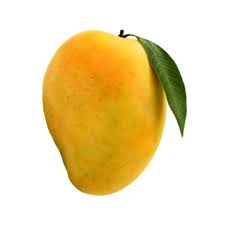
#> input picture classification/picture/pictures/mango/mango1.png, 225 x 225 px, found by its file name
$ python fullclassifier.py
#> lines starting #> are read from the running program, lines starting #| are printed output that depends on the picture; long printed decimals are rounded; pictures that were not available may be replaced by others from this repository, and a replacement may not be noted
from PIL import Image
import numpy as np
import os
from sklearn.neighbors import KNeighborsClassifier
from sklearn.model_selection import train_test_split
from sklearn.metrics import accuracy_score
import matplotlib.pyplot as plt

base_folder = "classification/picture/pictures"

classes = ["mango", "dog", "cat"]

image_width = 64
image_height = 64


def image_to_features(image_path):

    img = Image.open(image_path).convert("RGB")
    img = img.resize((image_width, image_height))
#> img: PIL image 64x64 RGB

    arr = np.array(img)

    average_red = arr[:, :, 0].mean()
#> average_red = 238
    average_green = arr[:, :, 1].mean()
#> average_green = 219.6
    average_blue = arr[:, :, 2].mean()
#> average_blue = 175.4

    features = [average_red, average_green, average_blue]
#> features = [238, 219.6, 175.4]


    return features


X = []
y = []
# Mango 0, Dog 1, Cat 2
folder_path = os.path.join(base_folder, "mango")
image_path = os.path.join(folder_path, "mango1.png")
print(image_path)
features = image_to_features(image_path)
#> features = [238, 219.6, 175.4]
print(features)
#| [238.031, 219.633, 175.435]
X.append(features)
y.append(0)
folder_path = os.path.join(base_folder, "mango")
image_path = os.path.join(folder_path, "mango2.png")
print(image_path)
features = image_to_features(image_path)
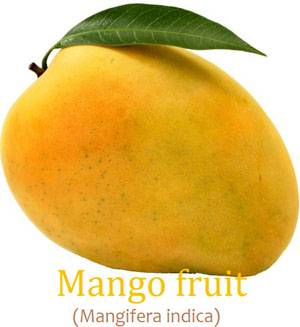
#> input picture classification/picture/mango2.png, 300 x 327 px, found by its file name
#> in image_to_features (call 2), `average_red = arr[:, :, 0].mean()`: average_red = 223.2
#> in image_to_features (call 2), `average_green = arr[:, :, 1].mean()`: average_green = 188.7
#> in image_to_features (call 2), `average_blue = arr[:, :, 2].mean()`: average_blue = 106.8
#> in image_to_features (call 2), `features = [average_red, average_green, average_blue]`: features = [223.2, 188.7, 106.8]
#> features = [223.2, 188.7, 106.8]
print(features)
#| [223.224, 188.731, 106.756]
X.append(features)
y.append(0)

folder_path = os.path.join(base_folder, "dog")
image_path = os.path.join(folder_path, "dog1.png")
print(image_path)
features = image_to_features(image_path)
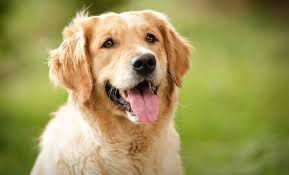
#> input picture classification/picture/pictures/dog/dog1.png, 289 x 175 px, found by its file name
#> in image_to_features (call 3), `average_red = arr[:, :, 0].mean()`: average_red = 160.5
#> in image_to_features (call 3), `average_green = arr[:, :, 1].mean()`: average_green = 151.3
#> in image_to_features (call 3), `average_blue = arr[:, :, 2].mean()`: average_blue = 89.58
#> in image_to_features (call 3), `features = [average_red, average_green, average_blue]`: features = [160.5, 151.3, 89.58]
#> features = [160.5, 151.3, 89.58]
print(features)
#| [160.476, 151.305, 89.578]
X.append(features)
y.append(1)
folder_path = os.path.join(base_folder, "dog")
image_path = os.path.join(folder_path, "dog2.png")
print(image_path)
features = image_to_features(image_path)
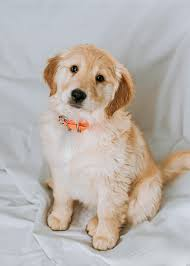
#> input picture classification/picture/pictures/dog/dog2.png, 190 x 266 px, found by its file name
#> in image_to_features (call 4), `average_red = arr[:, :, 0].mean()`: average_red = 185.5
#> in image_to_features (call 4), `average_green = arr[:, :, 1].mean()`: average_green = 178.4
#> in image_to_features (call 4), `average_blue = arr[:, :, 2].mean()`: average_blue = 173.4
#> in image_to_features (call 4), `features = [average_red, average_green, average_blue]`: features = [185.5, 178.4, 173.4]
#> features = [185.5, 178.4, 173.4]
print(features)
#| [185.507, 178.377, 173.362]
X.append(features)
y.append(1)

folder_path = os.path.join(base_folder, "cat")
image_path = os.path.join(folder_path, "cat1.png")
print(image_path)
features = image_to_features(image_path)
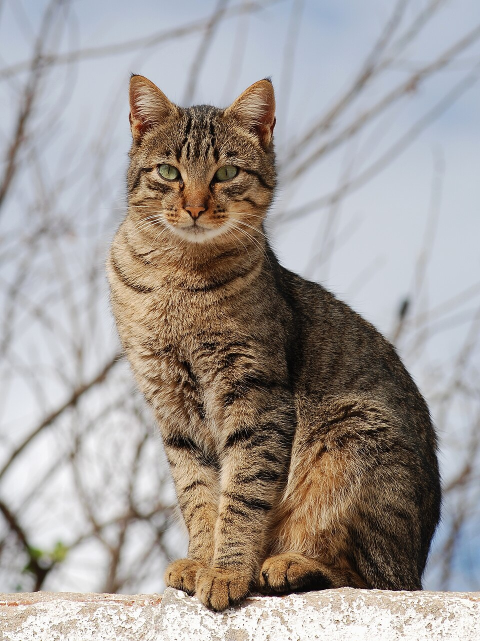
#> input picture classification/picture/pictures/cat/cat1.png, 960 x 1282 px, found by its file name (shown at 1/2 size)
#> in image_to_features (call 5), `img = img.resize((image_width, image_height))`:
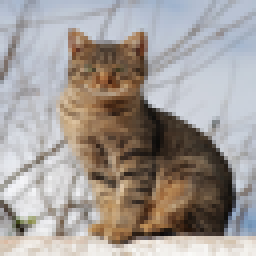
#> img: PIL image 64x64 RGB (shown 4 times larger); mean R, G, B 161.7, 154.8, 150.5
#> in image_to_features (call 5), `average_red = arr[:, :, 0].mean()`: average_red = 161.7
#> in image_to_features (call 5), `average_green = arr[:, :, 1].mean()`: average_green = 154.8
#> in image_to_features (call 5), `average_blue = arr[:, :, 2].mean()`: average_blue = 150.5
#> in image_to_features (call 5), `features = [average_red, average_green, average_blue]`: features = [161.7, 154.8, 150.5]
#> features = [161.7, 154.8, 150.5]
print(features)
#| [161.737, 154.797, 150.500]
X.append(features)
y.append(2)
folder_path = os.path.join(base_folder, "cat")
image_path = os.path.join(folder_path, "cat2.png")
print(image_path)
features = image_to_features(image_path)
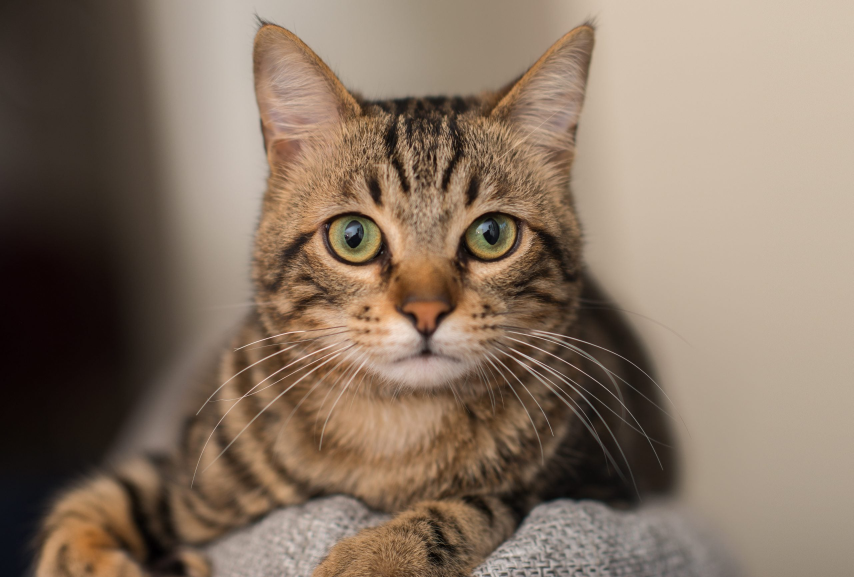
#> input picture classification/picture/pictures/cat/cat2.jpg, 2560 x 1731 px, given in place of cat2.png, which was not available (shown at 1/3 size)
#> in image_to_features, img is the input picture: PIL image 2560x1731 RGB; mean R, G, B 135, 116.1, 99.5
#> in image_to_features (call 6), `img = img.resize((image_width, image_height))`:
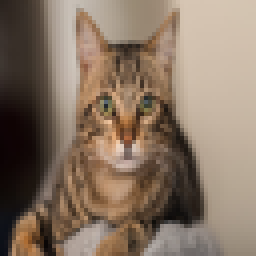
#> img: PIL image 64x64 RGB (shown 4 times larger); mean R, G, B 135, 116.1, 99.4
#> in image_to_features (call 6), `average_red = arr[:, :, 0].mean()`: average_red = 135
#> in image_to_features (call 6), `average_green = arr[:, :, 1].mean()`: average_green = 116.1
#> in image_to_features (call 6), `average_blue = arr[:, :, 2].mean()`: average_blue = 99.45
#> in image_to_features (call 6), `features = [average_red, average_green, average_blue]`: features = [135, 116.1, 99.45]
#> features = [135, 116.1, 99.45]
print(features)
#| [134.976, 116.139, 99.448]
X.append(features)
y.append(2)

# print(X,y)
# input()
X = np.array(X)
#> X = [[238, 219.6, 175.4], [223.2, 188.7, 106.8], [160.5, 151.3, 89.58], [185.5, 178.4, 173.4], [161.7, 154.8, 150.5], [135, 116.1, 99.45]]
y = np.array(y)
print(X,y)
#| [[238.031 219.633 175.435]
#|  [223.224 188.731 106.756]
#|  [160.476 151.305  89.578]
#|  [185.507 178.377 173.362]
#|  [161.737 154.797 150.500]
#|  [134.976 116.139  99.448]] [0 0 1 1 2 2]
# input()


model = KNeighborsClassifier(n_neighbors=3)

model.fit(X, y)

print()
print("Training completed successfully.")
print(model)
# input()

test_image_path = "classification/picture/test.png"
#> (the run stopped early here; a loop or call above may not have finished)
